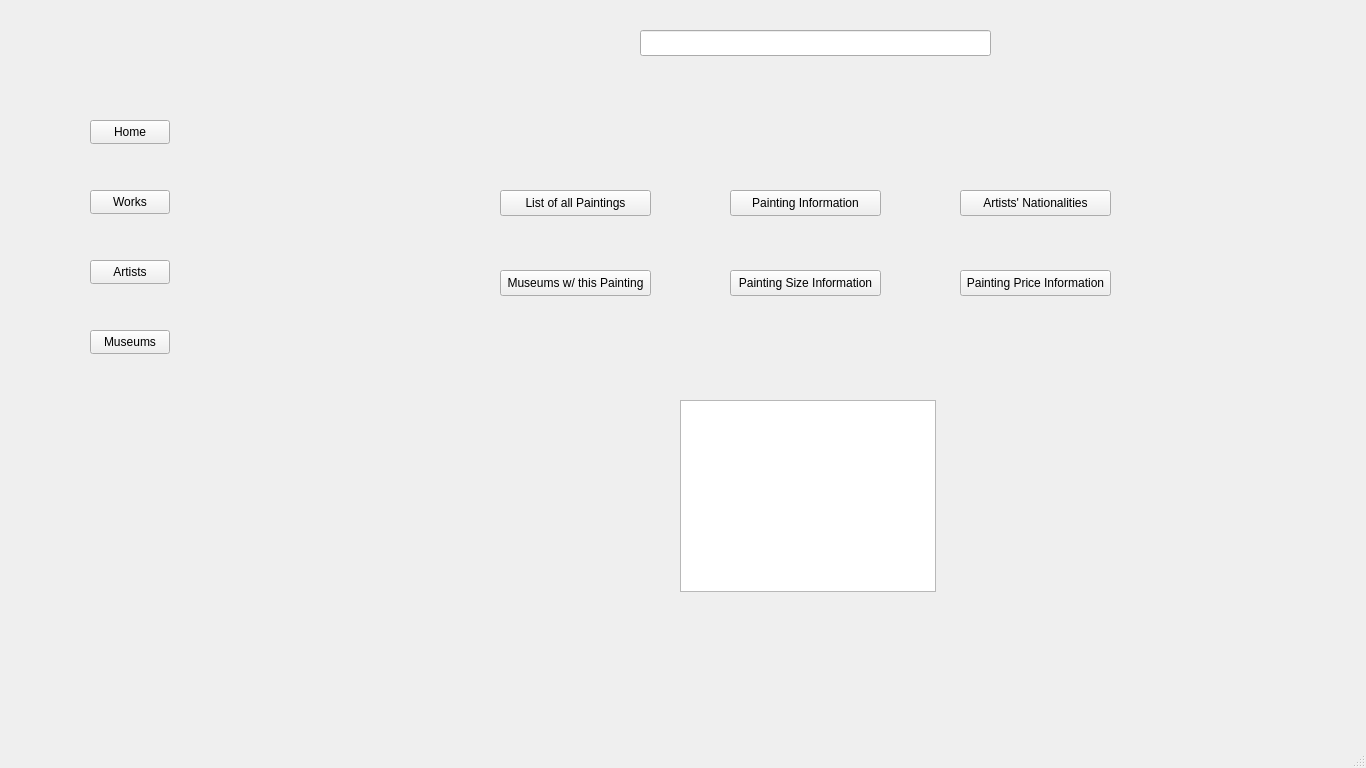
<?xml version="1.0" encoding="UTF-8"?>
<ui version="4.0">
 <class>MainWindow</class>
 <widget class="QMainWindow" name="MainWindow">
  <property name="geometry">
   <rect>
    <x>0</x>
    <y>0</y>
    <width>1366</width>
    <height>768</height>
   </rect>
  </property>
  <property name="windowTitle">
   <string>MainWindow</string>
  </property>
  <widget class="QWidget" name="centralwidget">
   <widget class="QFrame" name="sidebar">
    <property name="geometry">
     <rect>
      <x>0</x>
      <y>0</y>
      <width>250</width>
      <height>768</height>
     </rect>
    </property>
    <property name="frameShape">
     <enum>QFrame::Shape::NoFrame</enum>
    </property>
    <widget class="QPushButton" name="homeButton">
     <property name="geometry">
      <rect>
       <x>90</x>
       <y>120</y>
       <width>80</width>
       <height>24</height>
      </rect>
     </property>
     <property name="text">
      <string>Home</string>
     </property>
    </widget>
    <widget class="QPushButton" name="worksButton">
     <property name="geometry">
      <rect>
       <x>90</x>
       <y>190</y>
       <width>80</width>
       <height>24</height>
      </rect>
     </property>
     <property name="text">
      <string>Works</string>
     </property>
    </widget>
    <widget class="QPushButton" name="artistsButton">
     <property name="geometry">
      <rect>
       <x>90</x>
       <y>260</y>
       <width>80</width>
       <height>24</height>
      </rect>
     </property>
     <property name="text">
      <string>Artists</string>
     </property>
    </widget>
    <widget class="QPushButton" name="museumsButton">
     <property name="geometry">
      <rect>
       <x>90</x>
       <y>330</y>
       <width>80</width>
       <height>24</height>
      </rect>
     </property>
     <property name="text">
      <string>Museums</string>
     </property>
    </widget>
   </widget>
   <widget class="QStackedWidget" name="stackedWidget">
    <property name="geometry">
     <rect>
      <x>280</x>
      <y>0</y>
      <width>1116</width>
      <height>768</height>
     </rect>
    </property>
    <property name="currentIndex">
     <number>1</number>
    </property>
    <widget class="QWidget" name="homePage">
     <widget class="QLabel" name="label">
      <property name="geometry">
       <rect>
        <x>380</x>
        <y>390</y>
        <width>111</width>
        <height>16</height>
       </rect>
      </property>
      <property name="text">
       <string>Painting of the Day</string>
      </property>
     </widget>
     <widget class="QLabel" name="label_2">
      <property name="geometry">
       <rect>
        <x>780</x>
        <y>390</y>
        <width>49</width>
        <height>16</height>
       </rect>
      </property>
      <property name="text">
       <string>Statistics</string>
      </property>
     </widget>
    </widget>
    <widget class="QWidget" name="worksPage">
     <widget class="QLineEdit" name="worksPageInput">
      <property name="geometry">
       <rect>
        <x>360</x>
        <y>30</y>
        <width>351</width>
        <height>26</height>
       </rect>
      </property>
     </widget>
     <widget class="QPushButton" name="listAllWorksButton">
      <property name="geometry">
       <rect>
        <x>220</x>
        <y>190</y>
        <width>151</width>
        <height>26</height>
       </rect>
      </property>
      <property name="text">
       <string>List of all Paintings</string>
      </property>
     </widget>
     <widget class="QPushButton" name="workInfoButton">
      <property name="geometry">
       <rect>
        <x>450</x>
        <y>190</y>
        <width>151</width>
        <height>26</height>
       </rect>
      </property>
      <property name="text">
       <string>Painting Information</string>
      </property>
     </widget>
     <widget class="QPushButton" name="artistsNationalitiesButton">
      <property name="geometry">
       <rect>
        <x>680</x>
        <y>190</y>
        <width>151</width>
        <height>26</height>
       </rect>
      </property>
      <property name="text">
       <string>Artists' Nationalities</string>
      </property>
     </widget>
     <widget class="QPushButton" name="workInMuseumButton">
      <property name="geometry">
       <rect>
        <x>220</x>
        <y>270</y>
        <width>151</width>
        <height>26</height>
       </rect>
      </property>
      <property name="text">
       <string>Museums w/ this Painting</string>
      </property>
     </widget>
     <widget class="QPushButton" name="paintingSizeInfoButton">
      <property name="geometry">
       <rect>
        <x>450</x>
        <y>270</y>
        <width>151</width>
        <height>26</height>
       </rect>
      </property>
      <property name="text">
       <string>Painting Size Information</string>
      </property>
     </widget>
     <widget class="QPushButton" name="paintingPriceButton">
      <property name="geometry">
       <rect>
        <x>680</x>
        <y>270</y>
        <width>151</width>
        <height>26</height>
       </rect>
      </property>
      <property name="text">
       <string>Painting Price Information</string>
      </property>
     </widget>
     <widget class="QTableWidget" name="workTableWidget">
      <property name="geometry">
       <rect>
        <x>400</x>
        <y>400</y>
        <width>256</width>
        <height>192</height>
       </rect>
      </property>
     </widget>
    </widget>
    <widget class="QWidget" name="artistsPage">
     <widget class="QLineEdit" name="artistPageInput">
      <property name="geometry">
       <rect>
        <x>360</x>
        <y>30</y>
        <width>351</width>
        <height>26</height>
       </rect>
      </property>
     </widget>
     <widget class="QPushButton" name="listAllArtistsButton">
      <property name="geometry">
       <rect>
        <x>220</x>
        <y>190</y>
        <width>151</width>
        <height>26</height>
       </rect>
      </property>
      <property name="text">
       <string>List of all Artists</string>
      </property>
     </widget>
     <widget class="QPushButton" name="artistInfoButton">
      <property name="geometry">
       <rect>
        <x>450</x>
        <y>190</y>
        <width>151</width>
        <height>26</height>
       </rect>
      </property>
      <property name="text">
       <string>Artist Information</string>
      </property>
     </widget>
     <widget class="QPushButton" name="artistsNationalitiesButton">
      <property name="geometry">
       <rect>
        <x>680</x>
        <y>190</y>
        <width>151</width>
        <height>26</height>
       </rect>
      </property>
      <property name="text">
       <string>Artists' Nationalities</string>
      </property>
     </widget>
     <widget class="QPushButton" name="allArtistsWorksButton">
      <property name="geometry">
       <rect>
        <x>220</x>
        <y>280</y>
        <width>151</width>
        <height>26</height>
       </rect>
      </property>
      <property name="text">
       <string>All Works by This Artist</string>
      </property>
     </widget>
     <widget class="QPushButton" name="artistStylesButton">
      <property name="geometry">
       <rect>
        <x>450</x>
        <y>280</y>
        <width>151</width>
        <height>26</height>
       </rect>
      </property>
      <property name="text">
       <string>Artist's Styles</string>
      </property>
     </widget>
     <widget class="QPushButton" name="artistWorkPricesButton">
      <property name="geometry">
       <rect>
        <x>680</x>
        <y>280</y>
        <width>151</width>
        <height>26</height>
       </rect>
      </property>
      <property name="text">
       <string>Prices of this Artist's Work</string>
      </property>
     </widget>
     <widget class="QTableWidget" name="tableWidget">
      <property name="geometry">
       <rect>
        <x>215</x>
        <y>410</y>
        <width>621</width>
        <height>192</height>
       </rect>
      </property>
     </widget>
    </widget>
    <widget class="QWidget" name="museumsPage">
     <widget class="QLineEdit" name="museumsPageInput">
      <property name="geometry">
       <rect>
        <x>360</x>
        <y>30</y>
        <width>351</width>
        <height>26</height>
       </rect>
      </property>
     </widget>
     <widget class="QPushButton" name="listAllMuseumsButton">
      <property name="geometry">
       <rect>
        <x>220</x>
        <y>190</y>
        <width>151</width>
        <height>26</height>
       </rect>
      </property>
      <property name="text">
       <string>List of all Museums</string>
      </property>
     </widget>
     <widget class="QPushButton" name="museumInfoButton">
      <property name="geometry">
       <rect>
        <x>450</x>
        <y>190</y>
        <width>151</width>
        <height>26</height>
       </rect>
      </property>
      <property name="text">
       <string>Museum Information</string>
      </property>
     </widget>
     <widget class="QPushButton" name="artistsInMuseumButton">
      <property name="geometry">
       <rect>
        <x>680</x>
        <y>190</y>
        <width>151</width>
        <height>26</height>
       </rect>
      </property>
      <property name="text">
       <string>Artists in a Museum</string>
      </property>
     </widget>
     <widget class="QPushButton" name="worksInMuseumButton">
      <property name="geometry">
       <rect>
        <x>220</x>
        <y>270</y>
        <width>151</width>
        <height>26</height>
       </rect>
      </property>
      <property name="text">
       <string>Works in a Museum</string>
      </property>
     </widget>
     <widget class="QPushButton" name="addressInfoButton">
      <property name="geometry">
       <rect>
        <x>450</x>
        <y>270</y>
        <width>151</width>
        <height>26</height>
       </rect>
      </property>
      <property name="text">
       <string>All Addresses</string>
      </property>
     </widget>
     <widget class="QTableWidget" name="museumTableWidget">
      <property name="geometry">
       <rect>
        <x>225</x>
        <y>460</y>
        <width>581</width>
        <height>192</height>
       </rect>
      </property>
     </widget>
     <widget class="QPushButton" name="museumDaysAndHoursButton">
      <property name="geometry">
       <rect>
        <x>680</x>
        <y>270</y>
        <width>151</width>
        <height>26</height>
       </rect>
      </property>
      <property name="text">
       <string>Museum Days/Times</string>
      </property>
     </widget>
     <widget class="QPushButton" name="museumAddressButton">
      <property name="geometry">
       <rect>
        <x>450</x>
        <y>350</y>
        <width>151</width>
        <height>26</height>
       </rect>
      </property>
      <property name="text">
       <string>Museum Address</string>
      </property>
     </widget>
    </widget>
   </widget>
  </widget>
  <widget class="QStatusBar" name="statusbar"/>
 </widget>
 <resources/>
 <connections/>
</ui>
